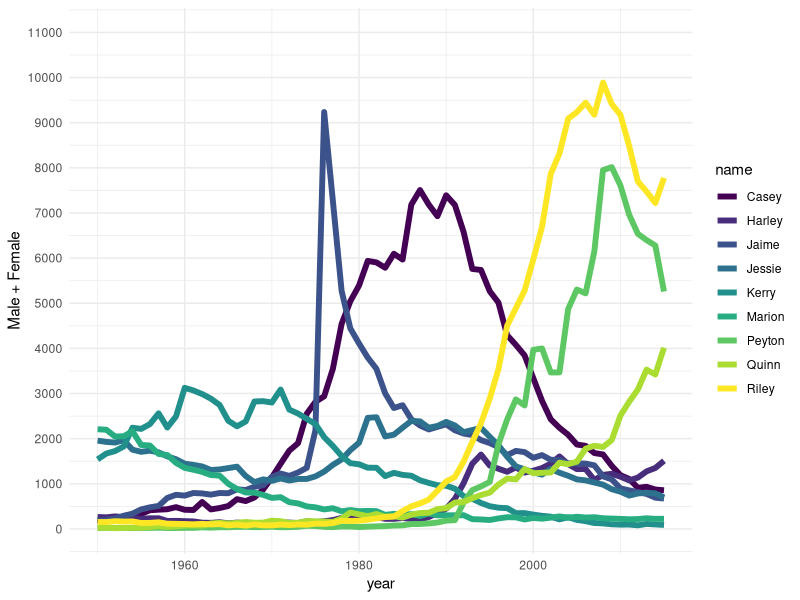
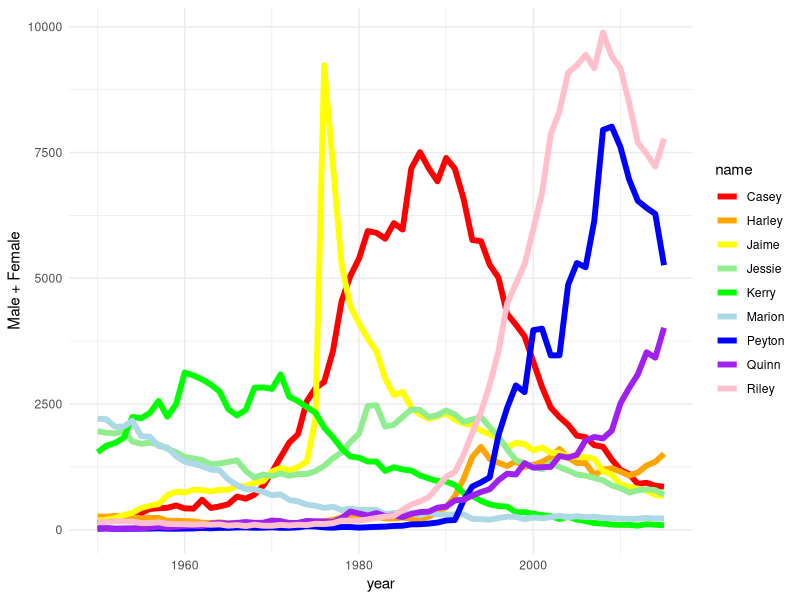

Recreate these plots in R, in order.
# Run the code below to set up the data

library(tidyverse)
# Load and reshape data
unisex_data <- read_csv("data/unisex.csv")
unisex_data <- unisex_data %>%
  select(-prop) %>%
  spread(sex, n, fill=0)
unisex_data


# Change the color scale for the lines with scale_color_viridis_d()
# Change the y-axis to have labels every 1000 babies and go from 0 to 11000

ggplot(unisex_data, aes(x=year, y=Male+Female, color=name)) + 
  geom_line(size=2) +
  scale_color_viridis_d() +
  scale_y_continuous(breaks=seq(0, 11000, 1000), limits=c(0, 11000)) +
  theme_minimal() 


# What's the difference between scale_color_viridis_d() and 
# scale_color_viridis_c()? >> check the help



# Bonus: 
# Can you define your own colors?
# A named list with 9 colors is provided for you, but you can change it!
# (You need 9 for the 9 names in the data)
# Look at the help for scale_color_manual - especially the examples

cols <- c("red", "orange", "yellow", "lightgreen", "green",
          "lightblue", "blue", "purple", "pink")
names(cols) <- unique(unisex_data$name)

ggplot(unisex_data, aes(x=year, y=Male+Female, color=name)) + 
  geom_line(size=2) +
  scale_color_manual(values=cols) +
  theme_minimal() 

